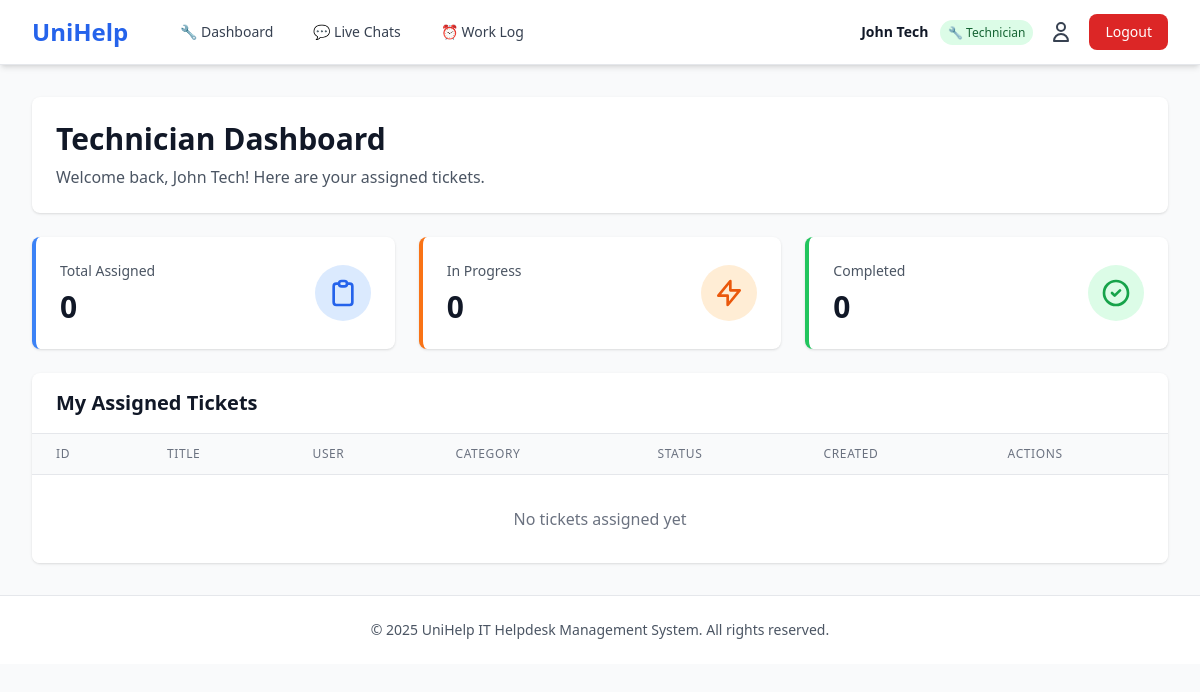
Before: /technician/dashboard (signed in) with the older database file.
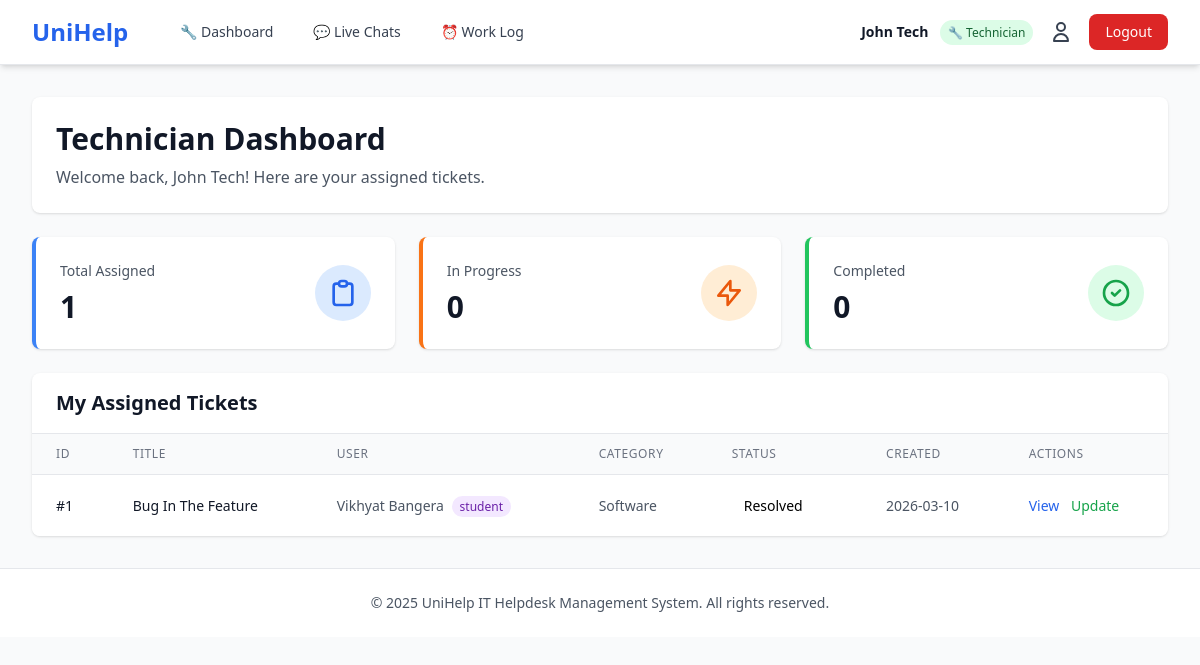
After: the same page with the newer database file.
### tables this page shows
CREATE TABLE ticket (
            ticketid INTEGER PRIMARY KEY AUTOINCREMENT,
            title VARCHAR(200) NOT NULL,
            description TEXT NOT NULL,
            category VARCHAR(50) NOT NULL,
            priority VARCHAR(20) DEFAULT 'Medium' CHECK(priority IN ('Low', 'Medium', 'High', 'Urgent')),
            status VARCHAR(30) DEFAULT 'Open' CHECK(status IN ('Open', 'In Progress', 'Pending', 'Resolved', 'Closed', 'Reopened')),
            filepath VARCHAR(255),
            createdat TIMESTAMP DEFAULT CURRENT_TIMESTAMP,
            updatedat TIMESTAMP DEFAULT CURRENT_TIMESTAMP,
            resolvedat TIMESTAMP,
            userid INTEGER NOT NULL,
            assignedto INTEGER,
            resolvedby INTEGER,
            time_spent_hours REAL DEFAULT 0,
            resolution_notes TEXT,
            satisfaction_rating INTEGER CHECK(satisfaction_rating >= 1 AND satisfaction_rating <= 5),
            FOREIGN KEY (userid) REFERENCES user(userid) ON DELETE CASCADE,
            FOREIGN KEY (assignedto) REFERENCES user(userid) ON DELETE SET NULL,
            FOREIGN KEY (resolvedby) REFERENCES user(userid) ON DELETE SET NULL
        );

CREATE TABLE user (
            userid INTEGER PRIMARY KEY AUTOINCREMENT,
            name VARCHAR(100) NOT NULL,
            email VARCHAR(100) UNIQUE NOT NULL,
            passwordhash VARCHAR(255) NOT NULL,
            role VARCHAR(20) NOT NULL CHECK(role IN ('admin', 'staff', 'technician', 'student')),
            isapproved BOOLEAN DEFAULT 0,
            created_at TIMESTAMP DEFAULT CURRENT_TIMESTAMP
        );

### app.py (the view)
@app.route('/technician/dashboard')
@login_required
@role_required(['technician'])
def technician_dashboard():
    conn = get_db_connection()
    user_id = session.get('user_id')
    assigned_tickets = conn.execute('''
        SELECT t.*, u.name as user_name, u.email as user_email, u.role as user_role
        FROM ticket t
        JOIN user u ON t.userid = u.userid
        WHERE t.assignedto = ?
        ORDER BY
            CASE t.status
                WHEN 'Open' THEN 1
                WHEN 'In Progress' THEN 2
                WHEN 'Closed' THEN 3
            END,
            t.createdat DESC
    ''', (user_id,)).fetchall()
    total_assigned = len(assigned_tickets)
    in_progress = len([t for t in assigned_tickets if t['status'] == 'In Progress'])
    completed = len([t for t in assigned_tickets if t['status'] == 'Closed'])
    conn.close()
    stats = {
        'total_assigned': total_assigned,
        'in_progress': in_progress,
        'completed': completed
    }
    return render_template('technician/dashboard.html', tickets=assigned_tickets, stats=stats)

### app.py (called while the page is built)
def get_db_connection():
    conn = sqlite3.connect('unihelp.db')
    conn.row_factory = sqlite3.Row
    return conn

def login_required(f):
    @wraps(f)
    def decorated_function(*args, **kwargs):
        if 'user_id' not in session:
            flash('Please log in to access this page', 'error')
            return redirect(url_for('login'))
        return f(*args, **kwargs)
    return decorated_function

def role_required(roles):
    def decorator(f):
        @wraps(f)
        def decorated_function(*args, **kwargs):
            if 'role' not in session or session['role'] not in roles:
                flash('Access denied. Insufficient permissions.', 'error')
                return redirect(url_for('dashboard'))
            return f(*args, **kwargs)
        return decorated_function
    return decorator

### templates/technician/dashboard.html (shortened to what the changed rows need)
{% extends "base.html" %}
{% block content %}
<div class="space-y-6">
    <div class="bg-white rounded-lg shadow p-6">
        <h1 class="text-3xl font-bold text-gray-900">Technician Dashboard</h1>
    </div>
    <div class="grid grid-cols-1 md:grid-cols-3 gap-6">
        <div class="bg-white rounded-lg shadow p-6 border-l-4 border-blue-500">
            <div class="flex items-center justify-between">
                <div>
                    <p class="text-sm font-medium text-gray-600">Total Assigned</p>
                    <p class="text-3xl font-bold text-gray-900 mt-2">{{ stats.total_assigned }}</p>
                </div>
            </div>
        </div>
    </div>
    <div class="bg-white rounded-lg shadow overflow-hidden">
        <div class="px-6 py-4 border-b border-gray-200">
            <h2 class="text-xl font-semibold text-gray-900">My Assigned Tickets</h2>
        </div>
        <div class="overflow-x-auto">
            <table class="min-w-full divide-y divide-gray-200">
                <thead class="bg-gray-50">
                    <tr>
                        <th class="px-6 py-3 text-left text-xs font-medium text-gray-500 uppercase tracking-wider">ID</th>
                        <th class="px-6 py-3 text-left text-xs font-medium text-gray-500 uppercase tracking-wider">Title</th>
                        <th class="px-6 py-3 text-left text-xs font-medium text-gray-500 uppercase tracking-wider">User</th>
                        <th class="px-6 py-3 text-left text-xs font-medium text-gray-500 uppercase tracking-wider">Category</th>
                        <th class="px-6 py-3 text-left text-xs font-medium text-gray-500 uppercase tracking-wider">Status</th>
                        <th class="px-6 py-3 text-left text-xs font-medium text-gray-500 uppercase tracking-wider">Created</th>
                        <th class="px-6 py-3 text-left text-xs font-medium text-gray-500 uppercase tracking-wider">Actions</th>
                    </tr>
                </thead>
                <tbody class="bg-white divide-y divide-gray-200">
                    {% for ticket in tickets %}
                    <tr class="hover:bg-gray-50">
                        <td class="px-6 py-4 whitespace-nowrap text-sm font-medium text-gray-900">#{{ ticket.ticketid }}</td>
                        <td class="px-6 py-4 text-sm text-gray-900">{{ ticket.title }}</td>
                        <td class="px-6 py-4 whitespace-nowrap text-sm text-gray-600">
                            {{ ticket.user_name }}
                            <span class="ml-1 px-2 py-0.5 text-xs rounded-full {% if ticket.user_role == 'staff' %}bg-blue-100 text-blue-800{% else %}bg-purple-100 text-purple-800{% endif %}">
                                {{ ticket.user_role }}
                            </span>
                        </td>
                        <td class="px-6 py-4 whitespace-nowrap text-sm text-gray-600">{{ ticket.category }}</td>
                        <td class="px-6 py-4 whitespace-nowrap">
                            <span class="status-badge status-{{ ticket.status.lower().replace(' ', '-') }}">
                                {{ ticket.status }}
                            </span>
                        </td>
                        <td class="px-6 py-4 whitespace-nowrap text-sm text-gray-600">{{ ticket.createdat[:10] }}</td>
                        <td class="px-6 py-4 whitespace-nowrap text-sm space-x-2">
                            <a href="{{ url_for('view_ticket', ticket_id=ticket.ticketid) }}"
                               class="text-primary hover:text-blue-700 font-medium">View</a>
                            {% if ticket.status != 'Closed' %}
                            <button onclick="openUpdateModal({{ ticket.ticketid }}, '{{ ticket.status }}')"
                                    class="text-green-600 hover:text-green-800 font-medium">Update</button>
                            {% endif %}
                        </td>
                    </tr>
                    {% else %}
                    <tr>
                        <td colspan="7" class="px-6 py-8 text-center text-gray-500">No tickets assigned yet</td>
                    </tr>
                    {% endfor %}
                </tbody>
            </table>
        </div>
    </div>
</div>
{% endblock %}

Changed rows visible on the page:
added ticket: ticketid "1", title "Bug In The Feature", user_name "Vikhyat Bangera", user_role "student", category "Software", status "Resolved", createdat "2026-03-10"
Other visible differences:
{{ stats.total_assigned }}: "0" → "1"
text no longer shown: "No tickets assigned yet"
